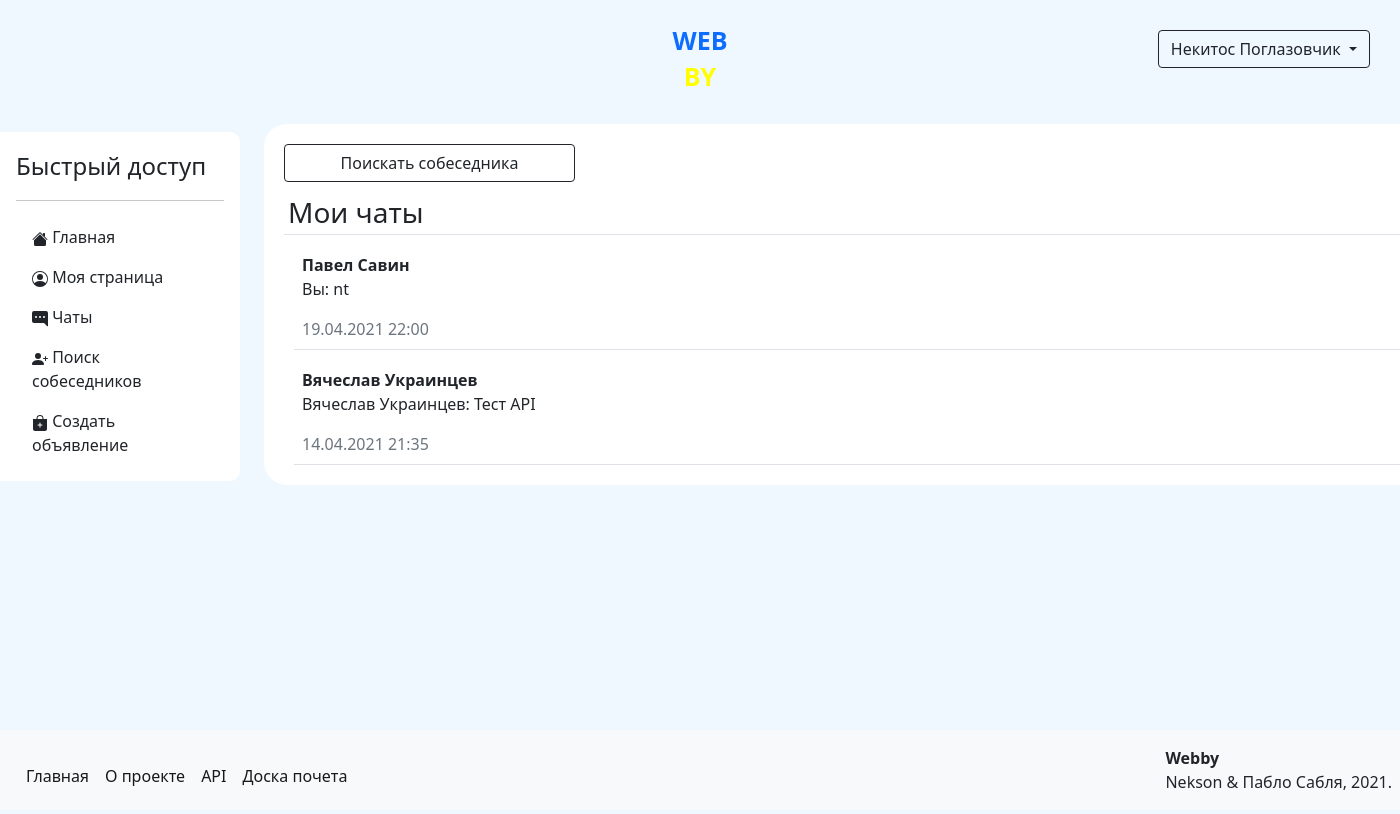
/chats (signed in), run on the app's committed database.
### data/models/user.py (models this page shows, shortened)
class User(SqlAlchemyBase, UserMixin, SerializerMixin):
    __tablename__ = 'users'  # название таблицы с моделью в базе данных
    serialize_rules = (
        '-advertisements', '-rank_id', '-admin', '-hashed_password')  # правила преобразования объекта модели в json
    id = Column(Integer, autoincrement=True, primary_key=True)  # id пользователя
    name = Column(Unicode)  # имя пользователя
    surname = Column(Unicode)  # фамилия пользователя
    birthday = Column(DateTime)  # день рождения пользователя
    email = Column(String, unique=True)  # email адресс пользователя
    phone_number = Column(String, unique=True)  # номер телефона пользователя
    hashed_password = Column(String)  # хэшированный пароль пользователя
    registration_time = Column(DateTime, default=datetime.now)  # время регистрации пользователя
    rating = Column(Integer, default=0)  # рейтинг пользователя
    rank_id = Column(Integer, ForeignKey('ranks.id'))  # id ранга пользователя
    admin = Column(Boolean, default=0)  # права пользователя
    advertisements = relationship('Advertisement', back_populates='author')  # объекты объявлений пользователя
    interests = relationship('Interest', secondary='users_to_interests',
                             backref='users')  # объекты интересов пользователя
    rank = relationship('Rank')  # объект ранга пользователя

### data/models/content.py (models this page shows)
class Content(SqlAlchemyBase, SerializerMixin):
    __tablename__ = 'contents'  # название таблицы с моделью в базе данных
    serialize_rules = ('-id',)  # правила преобразования объекта модели в json
    id = Column(Integer, autoincrement=True, primary_key=True)  # id контента
    content = Column(Text)  # контент

### data/models/message.py (models this page shows, shortened)
class Message(SqlAlchemyBase, SerializerMixin):
    __tablename__ = 'messages'  # название таблицы с моделью в базе данных
    serialize_rules = ('-sender', '-receiver', '-content_id')  # правила преобразования объекта модели в json
    id = Column(Integer, autoincrement=True, primary_key=True)  # id сообщения
    to_id = Column(Integer, ForeignKey("users.id"))  # id получателя сообщения
    from_id = Column(Integer, ForeignKey("users.id"))  # id отправителя сообщения
    content_id = Column(Integer, ForeignKey("contents.id"))  # id содержания сообщения
    created_at = Column(DateTime, default=datetime.now)  # время создания сообщения
    sender = relationship("User", foreign_keys=[from_id])  # объект отправителя сообщения
    receiver = relationship("User", foreign_keys=[to_id])  # объект получателя сообщения
    content = relationship("Content")  # объект содержания сообщения

### main.py (the view)
@app.route('/chats', methods=['GET', 'POST'])
@login_required
def chats():
    from itertools import groupby
    session = create_session()
    messages = session.query(Message).filter((Message.to_id == current_user.id) |
                                             (Message.from_id == current_user.id)).all()
    companions = sorted([msg.sender if msg.sender != current_user else msg.receiver for msg in messages],
                        key=lambda x: x.name)
    companions = list(reversed([user[0] for user in groupby(companions)]))
    last_messages = []
    for user in companions:
        last_messages.append(session.query(Message).filter(((Message.to_id == current_user.id) &
                                                            (Message.from_id == user.id)) |
                                                           ((Message.from_id == current_user.id) &
                                                            (Message.to_id == user.id))).all()[-1])
    chats_list = sorted([[companions[i], last_messages[i]] for i in range(len(companions))],
                        key=lambda x: x[1].created_at)[::-1]
    return render_template('chats_list.html', chats_list=chats_list)

### data/db_session.py (called while the page is built)
def create_session() -> Session:
    global __factory
    return __factory()

### main.py (called while the page is built)
@login_manager.user_loader
def load_user(user_id):
    session = create_session()
    return session.query(User).get(user_id)

### templates/chats_list.html
{% extends "base.html" %}
{% block content %}
    <form>
        <div>
            <a class="btn btn-outline-dark w-25 rounded-bottom" href="/search">Поискать собеседника</a>
        </div>
        <div>
            <h3 class="border-bottom p-1">Мои чаты</h3>
            {% for user, msg in chats_list %}
                <a href="/chats/{{ user.id }}#bottom" class="text-reset">
                    <div class="border-bottom p-2 text-truncate">
                        <b>{{ user.name }} {{ user.surname }}</b>
                        <p>{% if msg.sender == current_user %}Вы{% else %}{{ msg.sender.name }} {{ msg.sender.surname }}{% endif %}: {{ msg.content.content }}</p>
                        <span class="text-secondary">{{ msg.created_at.strftime('%d.%m.%Y %H:%M') }}</span>
                    </div>
                </a>
            {% endfor %}
        </div>
    </form>
{% endblock %}

### templates/base.html (shortened to what this page needs)
<!DOCTYPE html>
<html lang="en">
<head>
    <link rel="stylesheet" href="/static/css/style.css">
    <link rel="stylesheet" href="https://cdn.jsdelivr.net/npm/bootstrap@5.0.0-beta1/dist/css/bootstrap.min.css"
>
</head>
<body>
<div class="wrapper">
    <div class="header clearfix">
        {% if current_user.is_authenticated %}
        <div class="dropdown float-end">
            <button class="btn btn-outline-dark dropdown-toggle" type="button" id="dropdownMenuButton"
                    data-toggle="dropdown" aria-haspopup="true" aria-expanded="false">
                {{ current_user.name }} {{ current_user.surname }}
            </button>
        </div>
        {% endif %}
        <div class="logo">
            <a href="/">
                <p class="text-primary">WEB</p>
                <p class="yellow">BY</p>
            </a>
        </div>
    </div>
    {% if current_user.is_authenticated %}
    <div class="d-flex flex-column p-3 bg-white sidebar"
         style="width: 240px; position: fixed; border-radius: 0 10px 10px 0; margin-left: 0px;">
        <span class="fs-4">Быстрый доступ</span>
        <hr>
        <ul class="nav nav-pills flex-column mb-auto">
            <li class="nav-item">
                <a href="/" class="nav-link link-dark">
                    Главная
                </a>
            </li>
            <li>
                <a href="/profile/{{ current_user.id }}" class="nav-link link-dark">
                    Моя страница
                </a>
            </li>
            <li>
                <a href="/chats" class="nav-link link-dark">
                    Чаты
                </a>
            </li>
            <li>
                <a href="/search" class="nav-link link-dark">
                    Поиск собеседников
                </a>
            </li>
            <li>
                <a href="/advertisements/create" class="nav-link link-dark">
                    Создать объявление
                </a>
            </li>
        </ul>
    </div>
    {% endif %}
    <main role="main" class="container clearfix">
        {% block content %}{% endblock %}
    </main>
    <footer class="clearfix p-2 bg-light">
        <span class="fs-6 float-end mt-2"><b>Webby</b><br>Nekson & Пабло Сабля, 2021.</span>
        <nav class="navbar navbar-expand-lg navbar-light">
            <div class="collapse navbar-collapse" id="navbarSupportedContent">
                <ul class="navbar-nav me-auto mb-2 mb-lg-0">
                    <li class="nav-item">
                        <a class="nav-link active" href="/">Главная</a>
                    </li>
                    <li class="nav-item">
                        <a class="nav-link active" href="/info">О проекте</a>
                    </li>
                    <li class="nav-item">
                        <a class="nav-link active" href="/api">API</a>
                    </li>
                    <li class="nav-item">
                        <a class="nav-link active" href="/top">Доска почета</a>
                    </li>
                </ul>
            </div>
        </nav>
    </footer>
</div>
</body>
</html>

### static/css/style.css (style rules this page uses)
body { background-color: aliceblue !important; }
.logo { text-align: center; margin-left: auto; margin-right: auto; margin-top: 10px; margin-bottom: 10px; max-width: 150px; font-size: 25px; font-weight: 700; line-height: 20px; }
a { text-decoration: none !important; }
.header { background-color: aliceblue; margin-bottom: 10px; padding: 10px; }
.yellow { color: yellow; }
div { margin: 10px; }
form { margin-left: auto; margin-right: auto; background-color: white; border: solid 2px aliceblue; border-radius: 25px; padding: 10px; }
html, body { height: 100%; }
footer { position: absolute; left: 0; bottom: 0; width: 100%; height: 80px; }
.wrapper { position: relative; min-height: 100%; margin: 0!important }
main { padding-bottom: 120px; padding-right: 100px!important; margin-left: 250px!important }

### data on the page
User: name "Некитос", surname "Поглазовчик"
User: name "Павел", surname "Савин", shows "Вы", content.content "nt", created_at "19.04.2021 22:00"
User: name "Вячеслав", surname "Украинцев", sender.name "Вячеслав", sender.surname "Украинцев", content.content "Тест API", created_at "14.04.2021 21:35"
